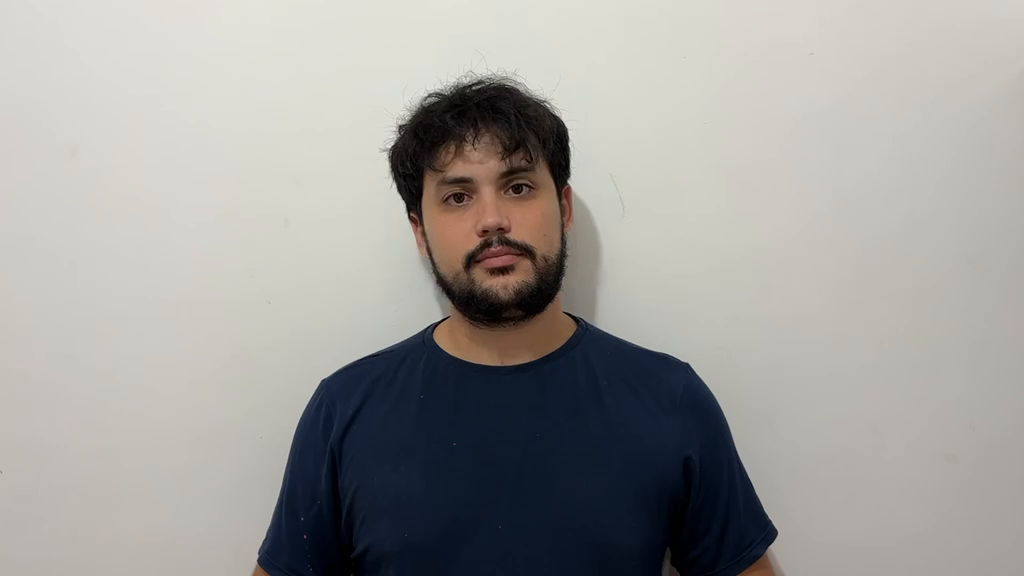
#> input picture frame 31 of video-inalacao.mp4, 1024 x 576 px
$ python M2.py
#> lines starting #> are read from the running program, lines starting #| are printed output that depends on the picture
import cv2
import numpy as np
import matplotlib.pyplot as plt

CAMINHO_VIDEO = "video-inalacao.mp4"

cap = cv2.VideoCapture(CAMINHO_VIDEO)
assert cap.isOpened(), "Não consegui abrir o vídeo"

fps_v = cap.get(cv2.CAP_PROP_FPS)
total = int(cap.get(cv2.CAP_PROP_FRAME_COUNT))
w = int(cap.get(cv2.CAP_PROP_FRAME_WIDTH))
h = int(cap.get(cv2.CAP_PROP_FRAME_HEIGHT))
duracao = total / fps_v if fps_v else 0
print(f"fps={fps_v} | quadros={total} | resolução={w}x{h} | duração={duracao:.1f}s")

indices = [int(total * f) for f in (0.1, 0.5, 0.9)]
for idx in indices:
    cap.set(cv2.CAP_PROP_POS_FRAMES, idx)
    ok, q = cap.read()
    if ok:
        cv2.imwrite(f"amostra_quadro_{idx}.jpg", q)
#> this loop made 3 passes
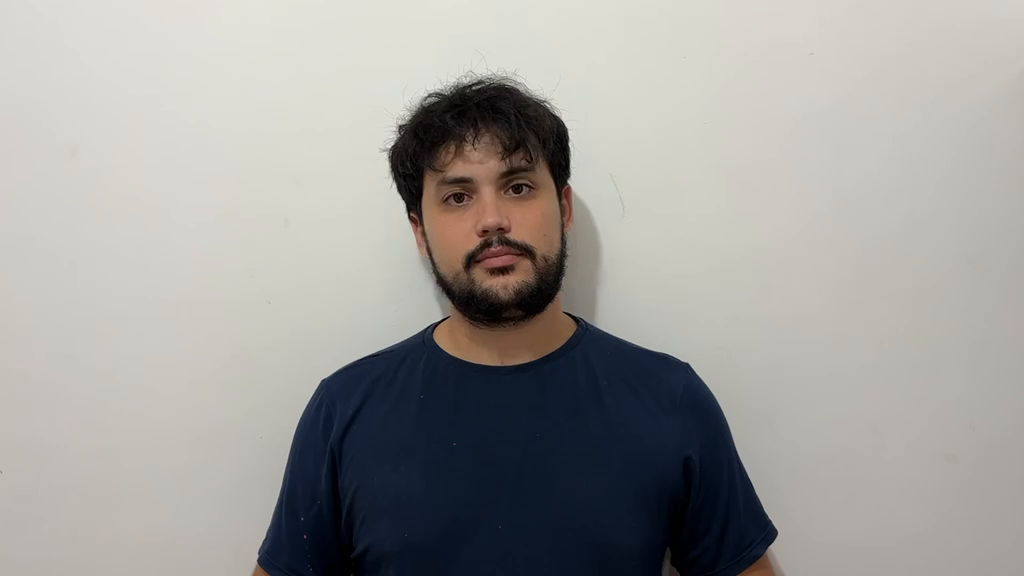
#> input picture frame 31 of video-inalacao.mp4, 1024 x 576 px
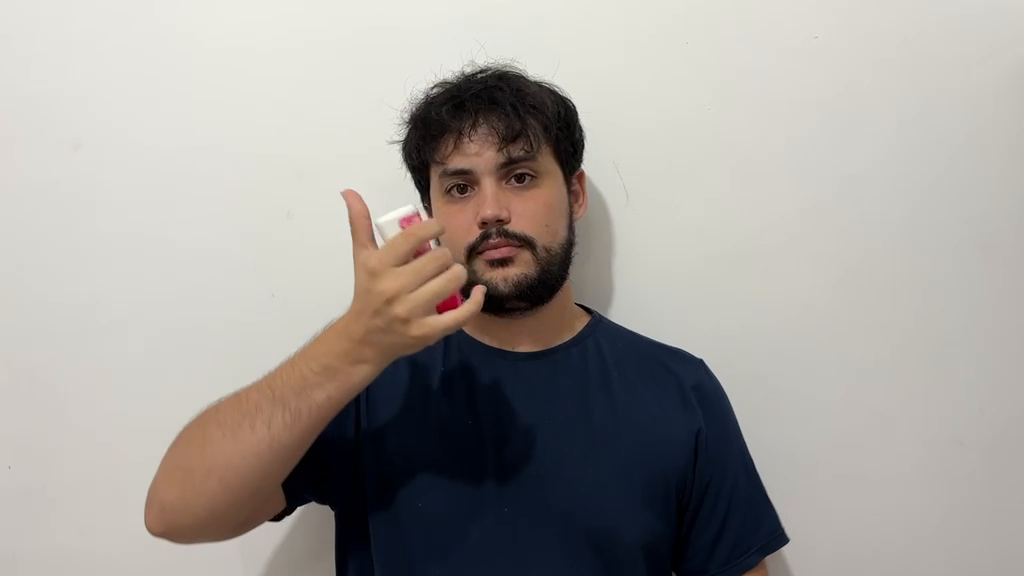
#> input picture frame 156 of video-inalacao.mp4, 1024 x 576 px
#> pass 3, `ok, q = cap.read()`:
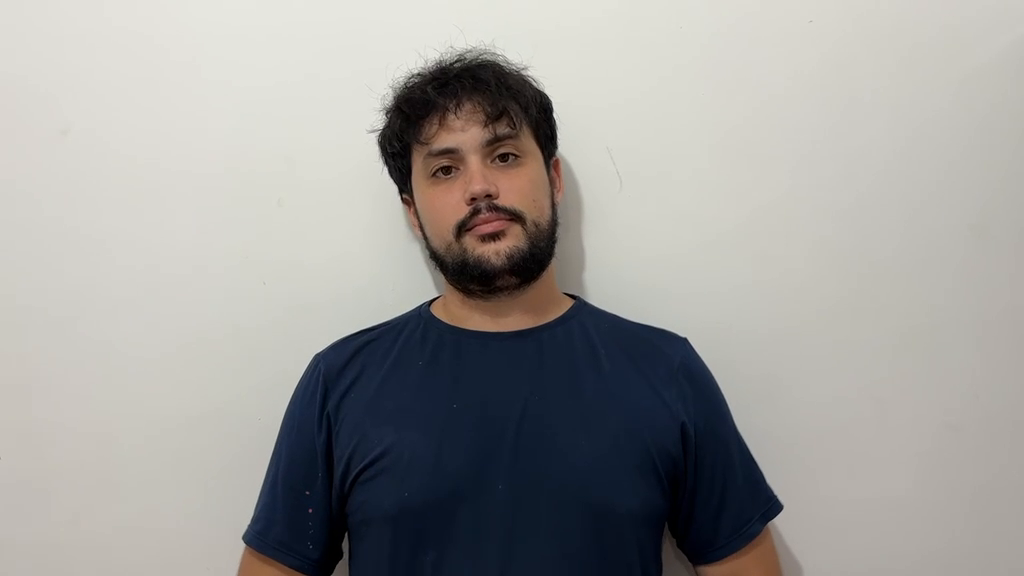
#> q: shape (576, 1024, 3); mean B, G, R 154.4, 157, 158.3

cap.set(cv2.CAP_PROP_POS_FRAMES, 0)
brilhos = []
while True:
    ok, q = cap.read()
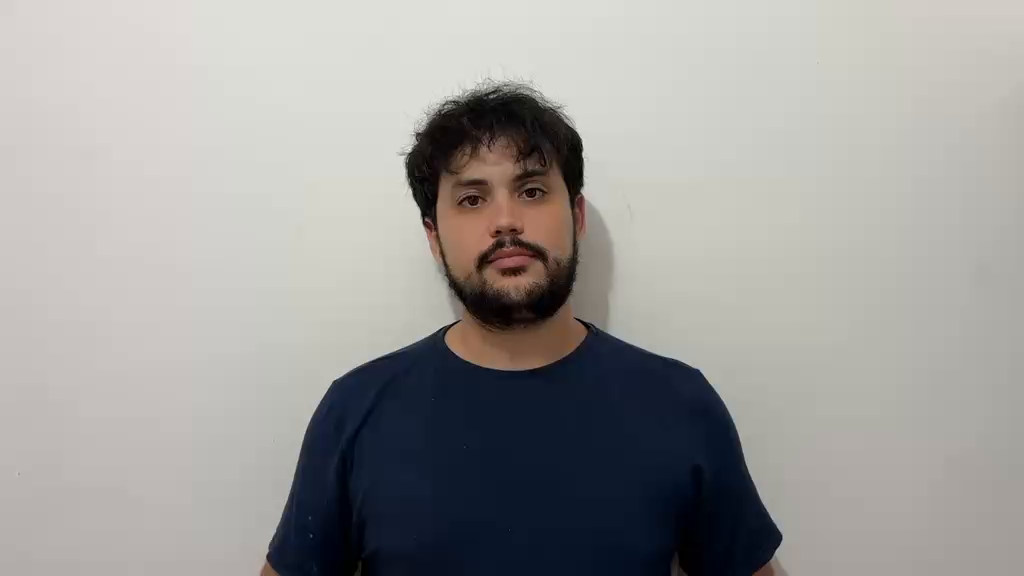
#> input picture frame 0 of video-inalacao.mp4, 1024 x 576 px
#> q is the input picture: shape (576, 1024, 3); mean B, G, R 155.3, 157.4, 158.9
    if not ok:
        break
    cinza = cv2.cvtColor(q, cv2.COLOR_BGR2GRAY)
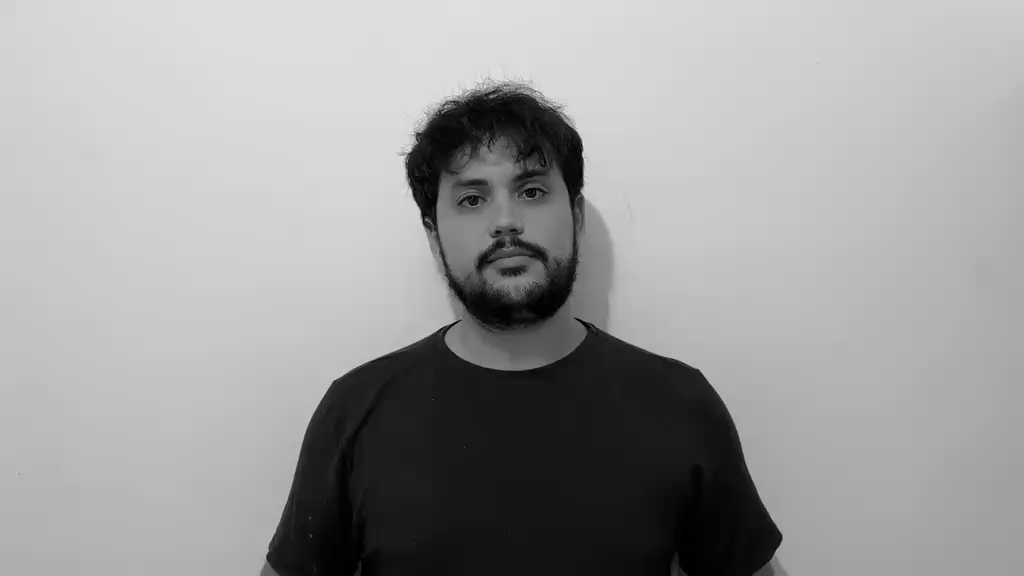
#> cinza: shape (576, 1024); min 0, max 249, mean 157.4
    brilhos.append(float(np.mean(cinza)))
cap.release()

brilho_medio = float(np.mean(brilhos))
print(f"brilho médio: {brilho_medio:.1f} (ideal: entre ~60 e ~200)")

plt.plot(brilhos)
plt.xlabel("quadro")
plt.ylabel("brilho (0-255)")
plt.title("Iluminação ao longo do vídeo")
plt.savefig("brilho_video.png")


def check(nome, condicao):
    print(("✓ " if condicao else "✗ ATENÇÃO: ") + nome)


check("Duração entre 10 e 20 s", 10 <= duracao <= 20)
check("Resolução mínima 480p (altura >= 480)", h >= 480)
check("Iluminação adequada (brilho 60-200)", 60 <= brilho_medio <= 200)
print("\nSe algum item deu ATENÇÃO, regrave ajustando o ponto indicado.")

$ run again, starting later in the video
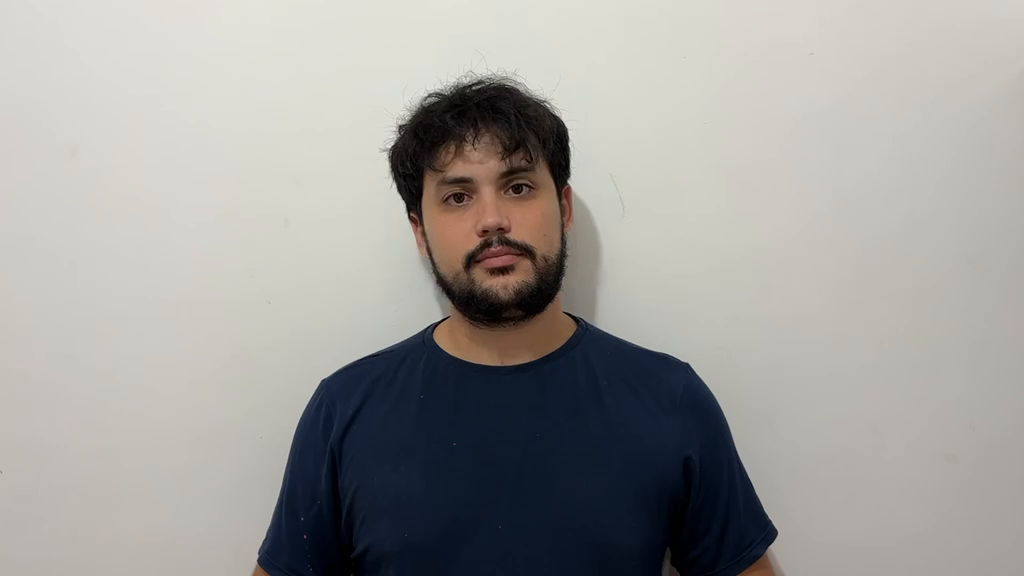
#> input picture frame 31 of video-inalacao.mp4, 1024 x 576 px
#> the loop `for idx in indices:` made 3 passes
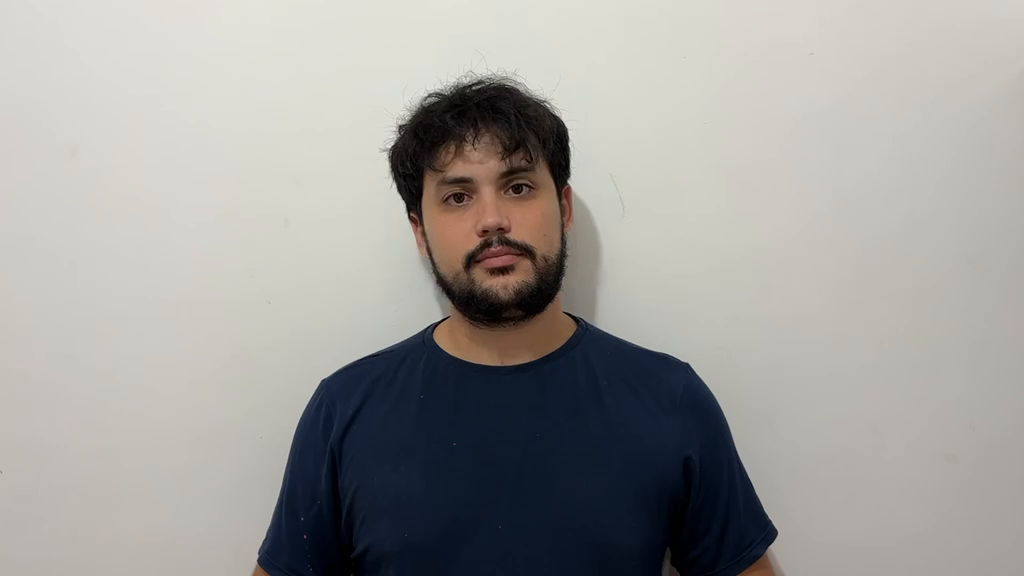
#> input picture frame 31 of video-inalacao.mp4, 1024 x 576 px
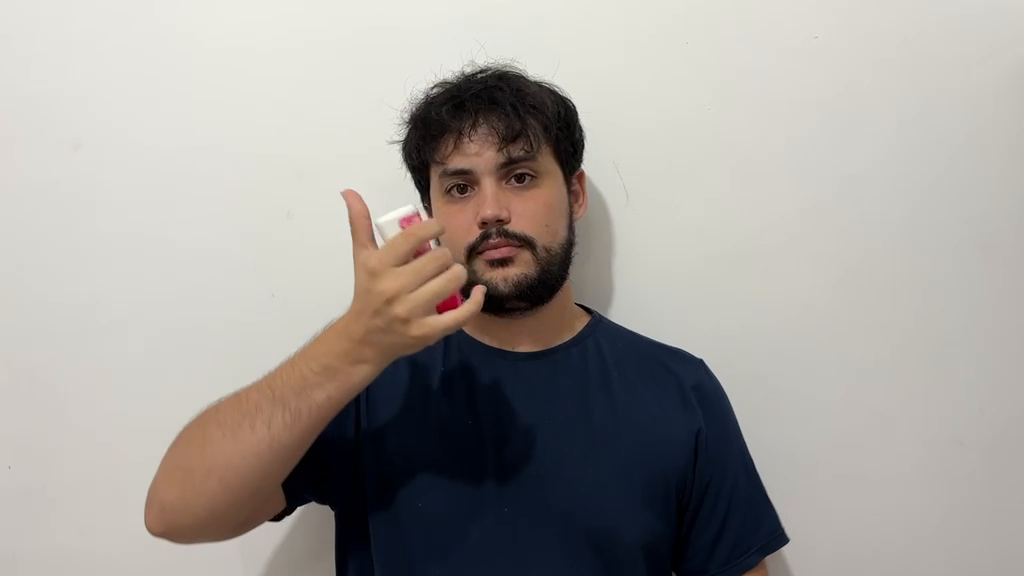
#> input picture frame 156 of video-inalacao.mp4, 1024 x 576 px
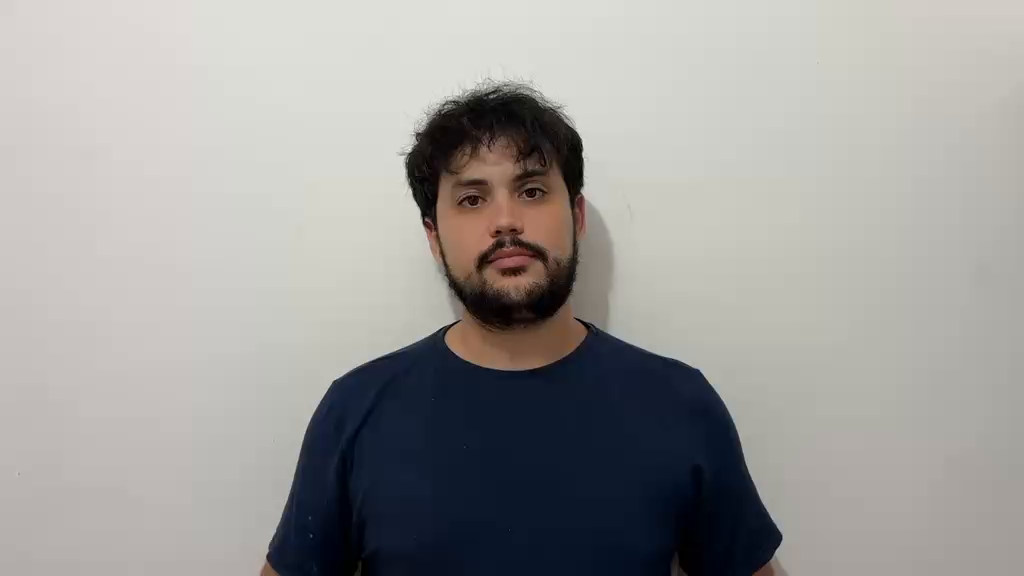
#> input picture frame 0 of video-inalacao.mp4, 1024 x 576 px
#> q is the input picture: shape (576, 1024, 3); mean B, G, R 155.3, 157.4, 158.9

$ run again, starting later in the video
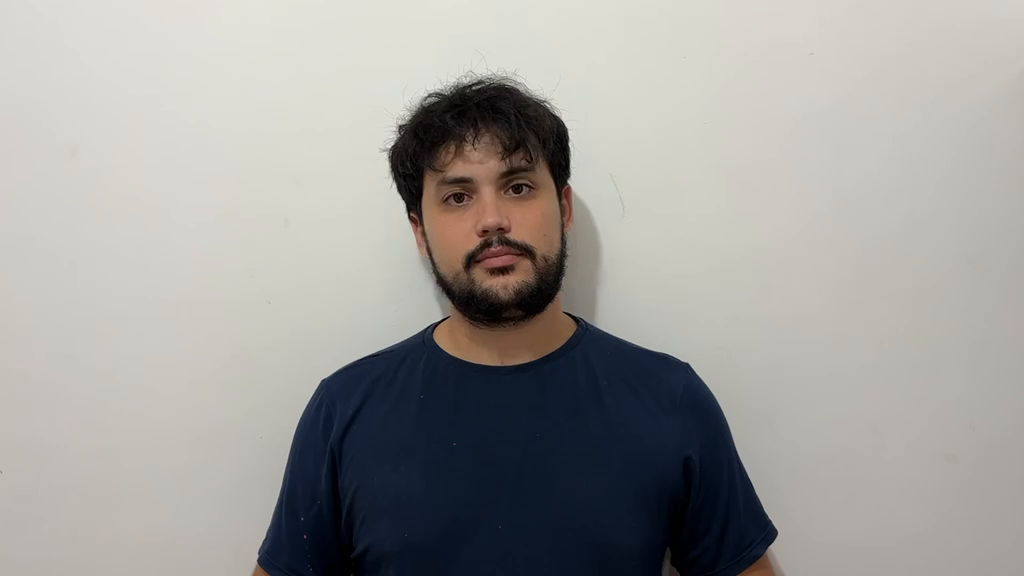
#> input picture frame 31 of video-inalacao.mp4, 1024 x 576 px
#> the loop `for idx in indices:` made 3 passes
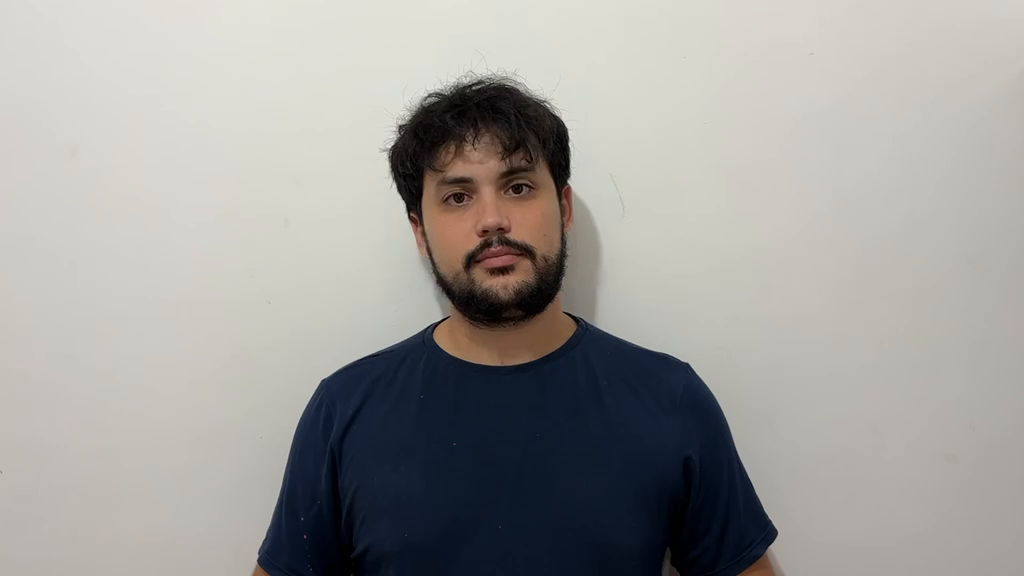
#> input picture frame 31 of video-inalacao.mp4, 1024 x 576 px
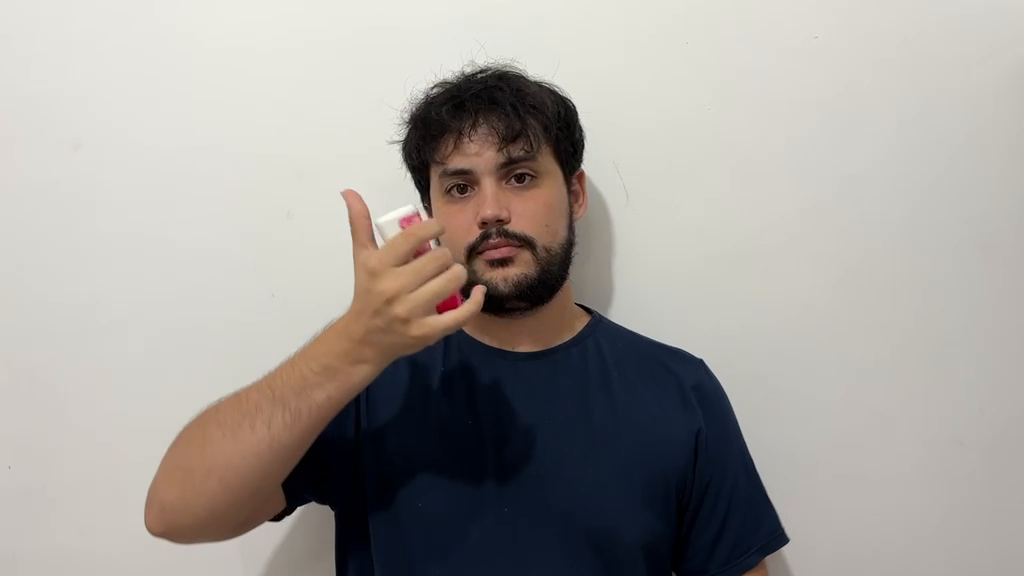
#> input picture frame 156 of video-inalacao.mp4, 1024 x 576 px
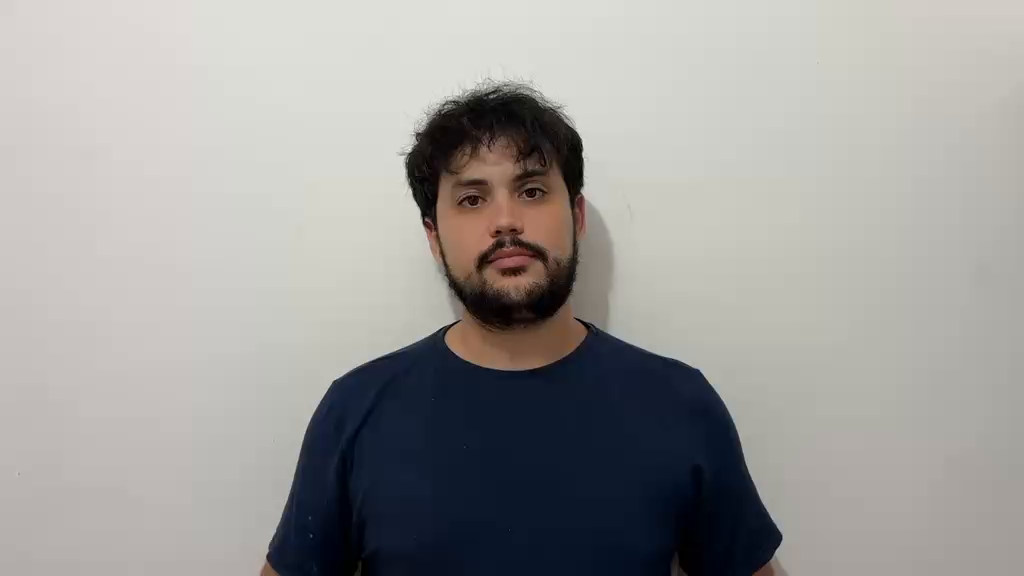
#> input picture frame 0 of video-inalacao.mp4, 1024 x 576 px
#> q is the input picture: shape (576, 1024, 3); mean B, G, R 155.3, 157.4, 158.9
